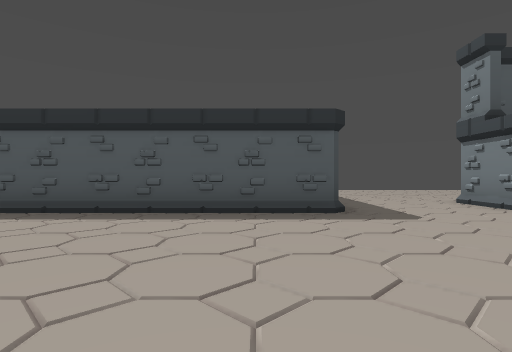
View 1 (above)

16 first-person views from a walk through a level from a Godot 3-D game. The camera is 1.4 m above the floor, looks level and sees 80° across. The floor is counted in squares, 2 m on a side. Each view is taken from the middle of a square. On the plan, view 1 faces up. The plan holds only what a view shows up to about 10 squares ahead; the rest is blank.

View 2
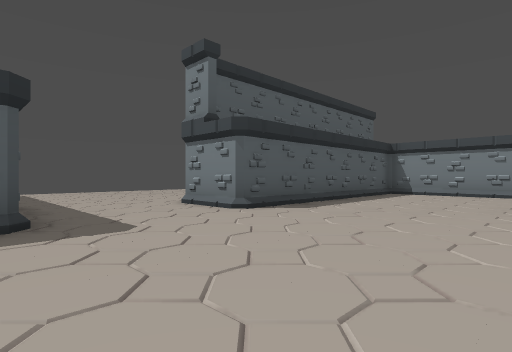

View 3
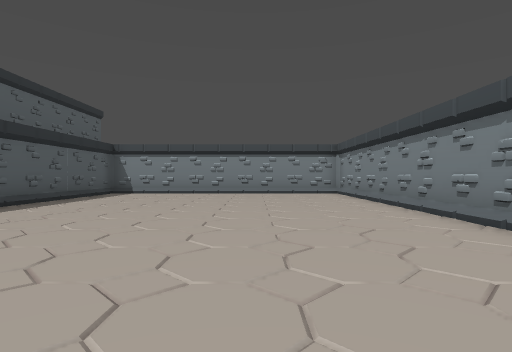

View 4
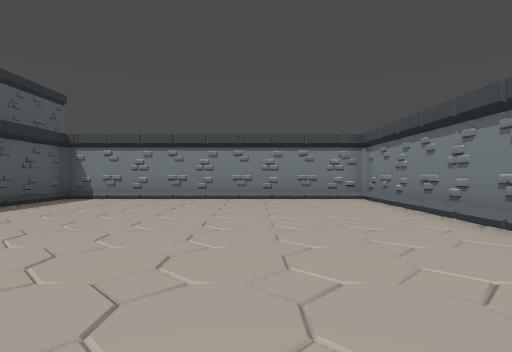

View 5
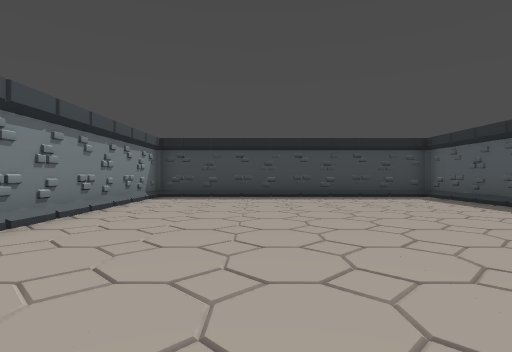

View 6
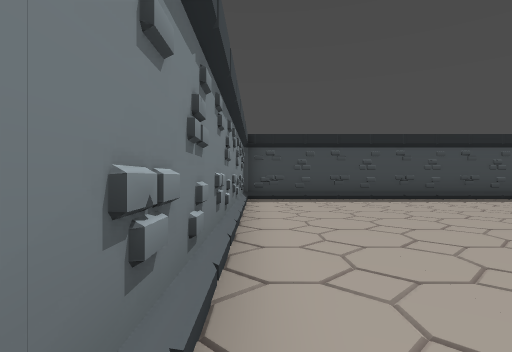

View 7
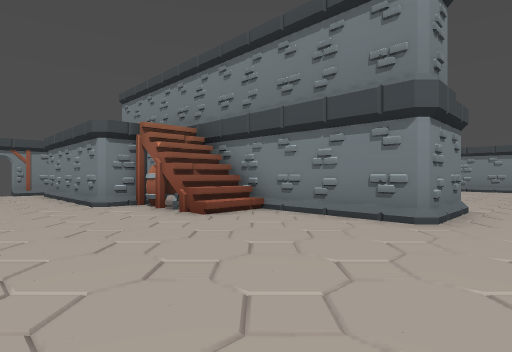

View 8
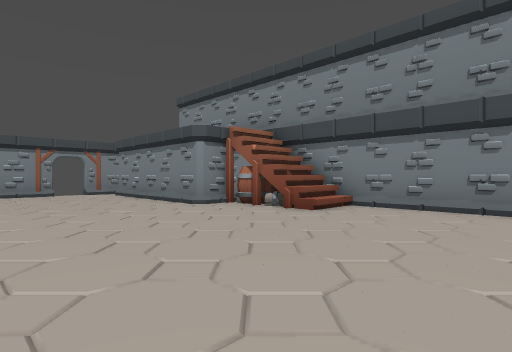

View 9
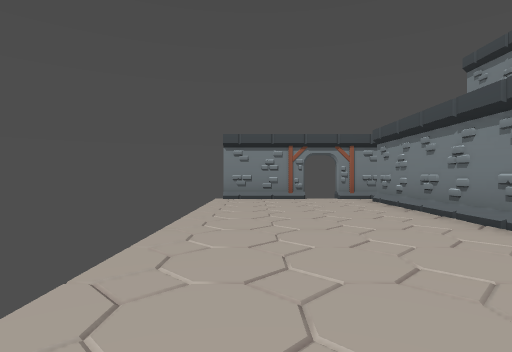

View 10
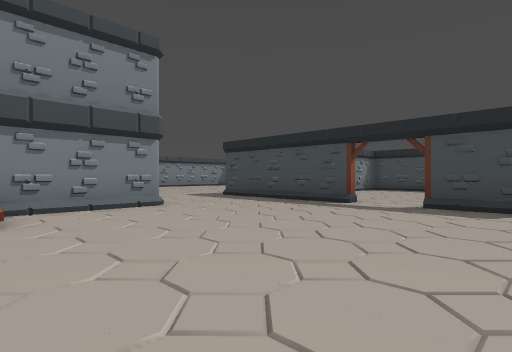

View 11
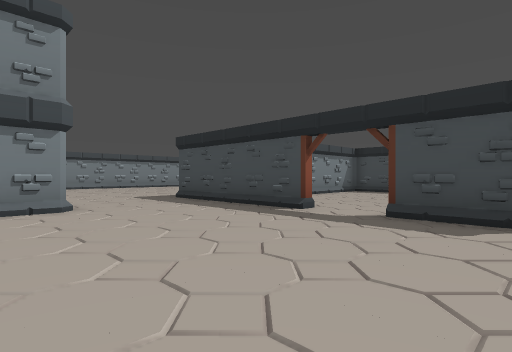

View 12
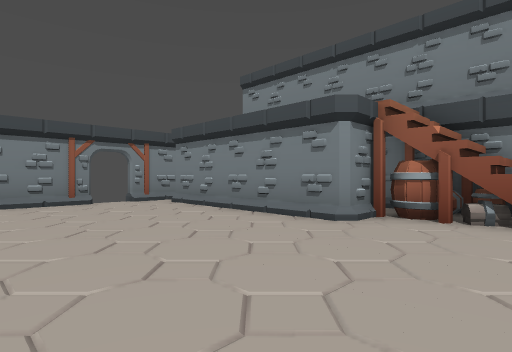

View 13
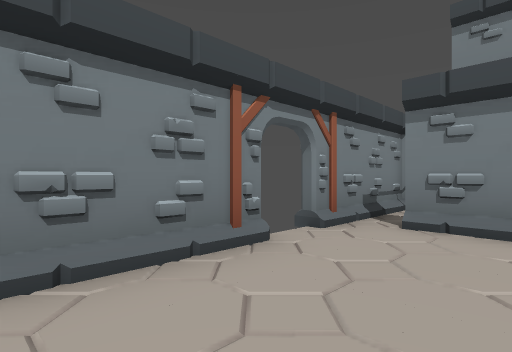

View 14
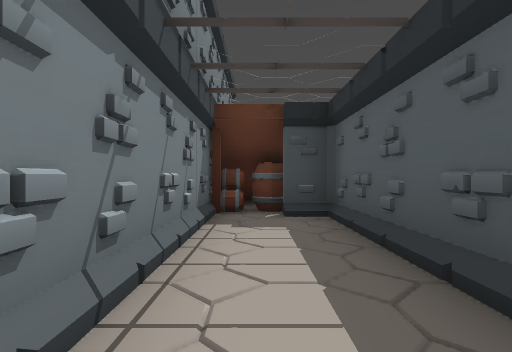

View 15
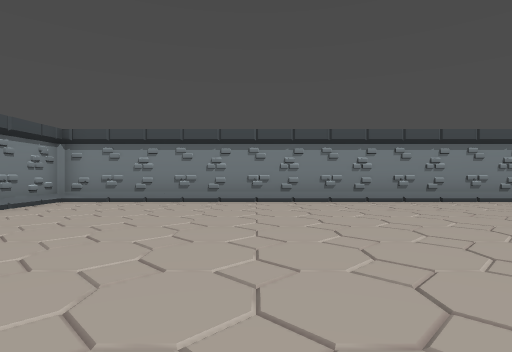

View 16
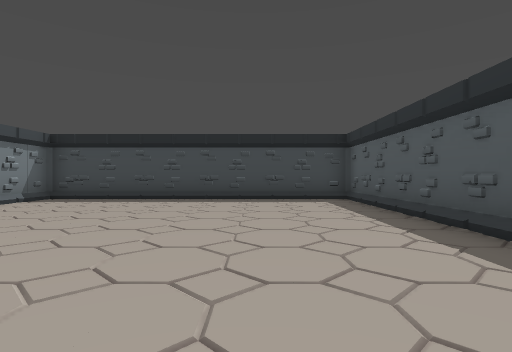

### Floor plan
Key: @ floor where view 1 was taken; # wall or solid block; x gap in a wall; . floor; / step, stairs or slope.
Columns run from 7 left of view 1 to 18 right of it. Each row starts with its distance up from view 1.
 15          x...............x
 14          #...............#
 13         .#...............#
 12       ...................
 11      ....#.........//////#
 10      ... #......//######/#
  9          #......//#...../#
  8         ##...#############
  7         #....#
  6 #########....#########
  5 #/................../#
  4 #/................../#
  3 #/................../#
  2 #/................../#
  1 #/................../#
  0 #/.....@............/#
 -1 #/................../#
 -2 #/................../#
 -3 #////////////////////#
 -4 ######################

Positions as (right, up) in squares from view 1, and headings:
1: (0, 0), facing up
2: (1, 1), facing up-right
3: (1, 0), facing right
4: (4, 0), facing right
5: (4, 0), facing left
6: (3, -3), facing left
7: (4, 13), facing down-right
8: (5, 15), facing down-right
9: (8, 14), facing right
10: (9, 15), facing down-left
11: (7, 15), facing down-left
12: (9, 15), facing down-right
13: (15, 15), facing down-right
14: (17, 9), facing left
15: (8, 5), facing down
16: (3, 3), facing left
